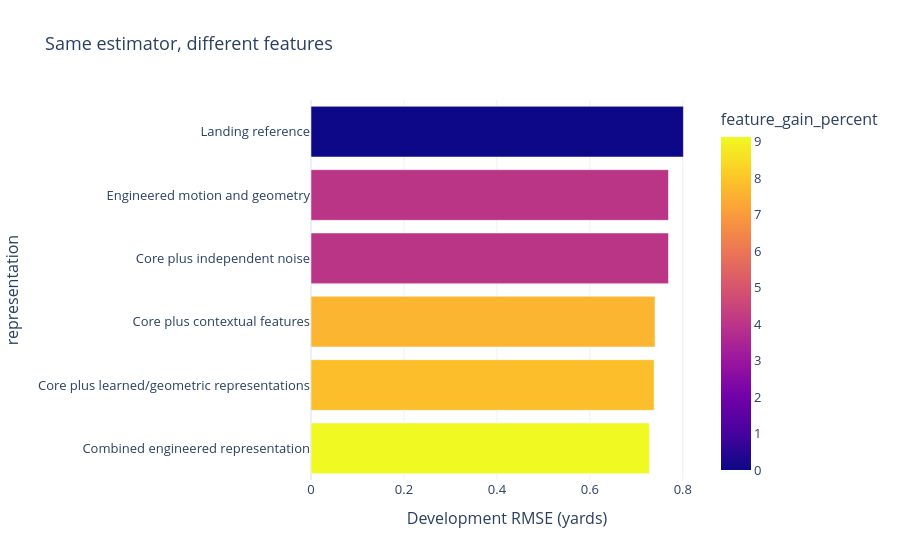

Here is the notebook cell this chart was saved with:
### Markdown cell above
## 1 · Attribute gains to the features with estimator settings fixed

Every nonlinear comparison uses two residual regressors: **100 iterations, depth 4, at most 15 leaves, learning rate 0.07, minimum leaf size 60, L2 penalty 1, and 63 bins**. Early stopping is disabled so a random frame split cannot enter training. The physical baseline is refitted within each training fold.

The landing reference, engineered core, context, representations, and their union use identical rows and settings. Independent noise columns are a negative control and never enter feature selection. Comparing these rows isolates representation gains at this fixed capacity; comparing a linear score with a tree score would also change the estimator.

### Code cell
if probe:
    scores = pd.DataFrame(probe["models"])
    scores = scores.loc[~scores.model.eq("constant_velocity")].copy()
    reference = scores.loc[scores.model.eq("landing_features"), "coordinate_rmse_yards"].iloc[0]
    scores["feature_gain_percent"] = 100 * (1 - scores.coordinate_rmse_yards / reference)
    labels = {
        "landing_features": "Landing reference",
        "engineered_core": "Engineered motion and geometry",
        "core_plus_noise": "Core plus independent noise",
        "core_plus_context": "Core plus contextual features",
        "core_plus_representation": "Core plus learned/geometric representations",
        "all_engineered": "Combined engineered representation",
    }
    scores["representation"] = scores.model.map(labels)
    display(
        scores[
            [
                "representation",
                "feature_count",
                "coordinate_rmse_yards",
                "feature_gain_percent",
                "delta_vs_landing_ci95",
            ]
        ].round(5)
    )
    interactive(
        px.bar(
            scores,
            x="coordinate_rmse_yards",
            y="representation",
            orientation="h",
            color="feature_gain_percent",
            title="Same estimator, different features",
            labels={"coordinate_rmse_yards": "Development RMSE (yards)"},
        )
    )
    fig, ax = plt.subplots(figsize=(9, 4.5), layout="constrained")
    bars = ax.barh(scores.representation, scores.coordinate_rmse_yards, color="#247A89")
    ax.bar_label(bars, fmt="%.5f", padding=4, fontsize=9)
    ax.set_xlim(0, scores.coordinate_rmse_yards.max() * 1.11)
    ax.set_xlabel("Development coordinate RMSE (yards); lower is better")
    static(fig)
    display(Markdown(f"**Selected on inner folds:** {probe['selection']['selected_model']}"))
else:
    display(Markdown("The completed fixed-estimator report is not available in this checkout."))

### Figure 1 — Plotly figure (JSON) as saved in the notebook; plotly's stock layout.template omitted (floating-point values rounded to 4 significant figures)
{"data": [{"hovertemplate": "Development RMSE (yards)=%{x}<br>representation=%{y}<br>feature_gain_percent=%{marker.color}<extra></extra>", "legendgroup": "", "marker": {"color": [9.134, 7.855, 7.621, 4.0, 4.0, 0.0], "coloraxis": "coloraxis", "pattern": {"shape": ""}}, "name": "", "orientation": "h", "showlegend": false, "textposition": "auto", "type": "bar", "x": [0.728, 0.7383, 0.7401, 0.7692, 0.7692, 0.8012], "xaxis": "x", "y": ["Combined engineered representation", "Core plus learned/geometric representations", "Core plus contextual features", "Core plus independent noise", "Engineered motion and geometry", "Landing reference"], "yaxis": "y"}], "layout": {"barmode": "relative", "coloraxis": {"colorbar": {"title": {"text": "feature_gain_percent"}}, "colorscale": [[0.0, "#0d0887"], [0.1111, "#46039f"], [0.2222, "#7201a8"], [0.3333, "#9c179e"], [0.4444, "#bd3786"], [0.5556, "#d8576b"], [0.6667, "#ed7953"], [0.7778, "#fb9f3a"], [0.8889, "#fdca26"], [1.0, "#f0f921"]]}, "font": {"size": 13}, "legend": {"tracegroupgap": 0}, "title": {"text": "Same estimator, different features"}, "xaxis": {"anchor": "y", "domain": [0.0, 1.0], "title": {"text": "Development RMSE (yards)"}}, "yaxis": {"anchor": "x", "domain": [0.0, 1.0], "title": {"text": "representation"}}}}
